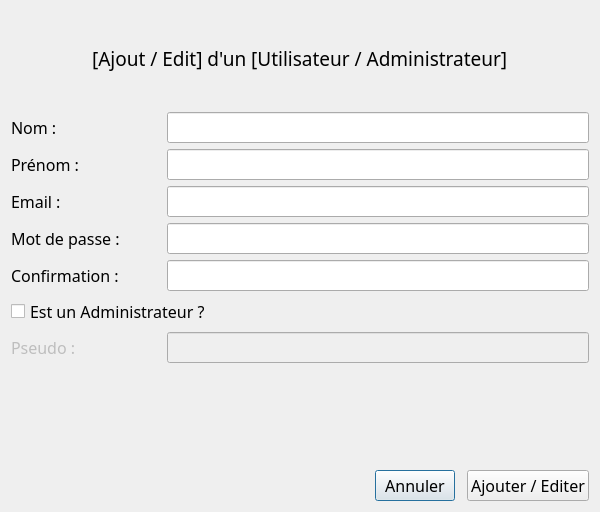
<?xml version="1.0" encoding="UTF-8"?>
<ui version="4.0">
 <class>AddUserDlg</class>
 <widget class="QDialog" name="AddUserDlg">
  <property name="geometry">
   <rect>
    <x>0</x>
    <y>0</y>
    <width>600</width>
    <height>512</height>
   </rect>
  </property>
  <property name="font">
   <font>
    <family>Quicksand Medium</family>
    <pointsize>12</pointsize>
   </font>
  </property>
  <property name="windowTitle">
   <string>Ajout d'un Utilisateur / Administrateur</string>
  </property>
  <layout class="QGridLayout" name="gridLayout">
   <item row="0" column="0">
    <layout class="QVBoxLayout" name="verticalLayout_2">
     <item>
      <layout class="QHBoxLayout" name="horizontalLayout">
       <property name="spacing">
        <number>12</number>
       </property>
       <item>
        <spacer name="horizontalSpacer">
         <property name="orientation">
          <enum>Qt::Horizontal</enum>
         </property>
         <property name="sizeHint" stdset="0">
          <size>
           <width>40</width>
           <height>20</height>
          </size>
         </property>
        </spacer>
       </item>
       <item>
        <widget class="QLabel" name="label_Titre">
         <property name="sizePolicy">
          <sizepolicy hsizetype="Minimum" vsizetype="Minimum">
           <horstretch>0</horstretch>
           <verstretch>0</verstretch>
          </sizepolicy>
         </property>
         <property name="font">
          <font>
           <pointsize>14</pointsize>
          </font>
         </property>
         <property name="text">
          <string>[Ajout / Edit] d'un [Utilisateur / Administrateur]</string>
         </property>
        </widget>
       </item>
       <item>
        <spacer name="horizontalSpacer_2">
         <property name="orientation">
          <enum>Qt::Horizontal</enum>
         </property>
         <property name="sizeHint" stdset="0">
          <size>
           <width>40</width>
           <height>20</height>
          </size>
         </property>
        </spacer>
       </item>
      </layout>
     </item>
     <item>
      <layout class="QVBoxLayout" name="verticalLayout">
       <item>
        <layout class="QHBoxLayout" name="horizontalLayout_2">
         <item>
          <widget class="QLabel" name="label_Nom">
           <property name="sizePolicy">
            <sizepolicy hsizetype="Preferred" vsizetype="Preferred">
             <horstretch>0</horstretch>
             <verstretch>0</verstretch>
            </sizepolicy>
           </property>
           <property name="minimumSize">
            <size>
             <width>150</width>
             <height>0</height>
            </size>
           </property>
           <property name="text">
            <string>Nom :</string>
           </property>
          </widget>
         </item>
         <item>
          <widget class="QLineEdit" name="lE_Nom">
           <property name="sizePolicy">
            <sizepolicy hsizetype="Expanding" vsizetype="Fixed">
             <horstretch>0</horstretch>
             <verstretch>0</verstretch>
            </sizepolicy>
           </property>
          </widget>
         </item>
        </layout>
       </item>
       <item>
        <layout class="QHBoxLayout" name="horizontalLayout_3">
         <item>
          <widget class="QLabel" name="label_Prenom">
           <property name="minimumSize">
            <size>
             <width>150</width>
             <height>0</height>
            </size>
           </property>
           <property name="text">
            <string>Prénom :</string>
           </property>
          </widget>
         </item>
         <item>
          <widget class="QLineEdit" name="lE_Prenom"/>
         </item>
        </layout>
       </item>
       <item>
        <layout class="QHBoxLayout" name="horizontalLayout_4">
         <item>
          <widget class="QLabel" name="label_Email">
           <property name="minimumSize">
            <size>
             <width>150</width>
             <height>0</height>
            </size>
           </property>
           <property name="text">
            <string>Email :</string>
           </property>
          </widget>
         </item>
         <item>
          <widget class="QLineEdit" name="lE_Email"/>
         </item>
        </layout>
       </item>
       <item>
        <layout class="QHBoxLayout" name="horizontalLayout_5">
         <item>
          <widget class="QLabel" name="label_Mdp">
           <property name="sizePolicy">
            <sizepolicy hsizetype="Preferred" vsizetype="Preferred">
             <horstretch>0</horstretch>
             <verstretch>0</verstretch>
            </sizepolicy>
           </property>
           <property name="minimumSize">
            <size>
             <width>150</width>
             <height>0</height>
            </size>
           </property>
           <property name="text">
            <string>Mot de passe :</string>
           </property>
          </widget>
         </item>
         <item>
          <widget class="QLineEdit" name="lE_Mdp">
           <property name="echoMode">
            <enum>QLineEdit::Password</enum>
           </property>
          </widget>
         </item>
        </layout>
       </item>
       <item>
        <layout class="QHBoxLayout" name="horizontalLayout_6">
         <item>
          <widget class="QLabel" name="label_ConfirmMdp">
           <property name="minimumSize">
            <size>
             <width>150</width>
             <height>0</height>
            </size>
           </property>
           <property name="text">
            <string>Confirmation :</string>
           </property>
          </widget>
         </item>
         <item>
          <widget class="QLineEdit" name="lE_ConfirmMdp">
           <property name="echoMode">
            <enum>QLineEdit::Password</enum>
           </property>
          </widget>
         </item>
        </layout>
       </item>
      </layout>
     </item>
     <item>
      <widget class="QCheckBox" name="cB_Admin">
       <property name="text">
        <string>Est un Administrateur ?</string>
       </property>
      </widget>
     </item>
     <item>
      <layout class="QHBoxLayout" name="horizontalLayout_7">
       <item>
        <widget class="QLabel" name="label_Pseudo">
         <property name="enabled">
          <bool>false</bool>
         </property>
         <property name="sizePolicy">
          <sizepolicy hsizetype="Preferred" vsizetype="Preferred">
           <horstretch>0</horstretch>
           <verstretch>0</verstretch>
          </sizepolicy>
         </property>
         <property name="minimumSize">
          <size>
           <width>150</width>
           <height>0</height>
          </size>
         </property>
         <property name="text">
          <string>Pseudo :</string>
         </property>
        </widget>
       </item>
       <item>
        <widget class="QLineEdit" name="lE_Pseudo">
         <property name="enabled">
          <bool>false</bool>
         </property>
         <property name="sizePolicy">
          <sizepolicy hsizetype="Expanding" vsizetype="Fixed">
           <horstretch>0</horstretch>
           <verstretch>0</verstretch>
          </sizepolicy>
         </property>
        </widget>
       </item>
      </layout>
     </item>
     <item>
      <widget class="QLabel" name="label">
       <property name="styleSheet">
        <string notr="true">color: red;</string>
       </property>
       <property name="text">
        <string/>
       </property>
      </widget>
     </item>
     <item>
      <layout class="QHBoxLayout" name="horizontalLayout_9">
       <item>
        <spacer name="horizontalSpacer_3">
         <property name="orientation">
          <enum>Qt::Horizontal</enum>
         </property>
         <property name="sizeHint" stdset="0">
          <size>
           <width>40</width>
           <height>20</height>
          </size>
         </property>
        </spacer>
       </item>
       <item>
        <layout class="QHBoxLayout" name="horizontalLayout_8">
         <property name="spacing">
          <number>12</number>
         </property>
         <item>
          <widget class="QPushButton" name="pB_Cancel">
           <property name="text">
            <string>Annuler</string>
           </property>
          </widget>
         </item>
         <item>
          <widget class="QPushButton" name="pB_Accept">
           <property name="text">
            <string>Ajouter / Editer</string>
           </property>
          </widget>
         </item>
        </layout>
       </item>
      </layout>
     </item>
    </layout>
   </item>
  </layout>
 </widget>
 <resources/>
 <connections/>
</ui>
